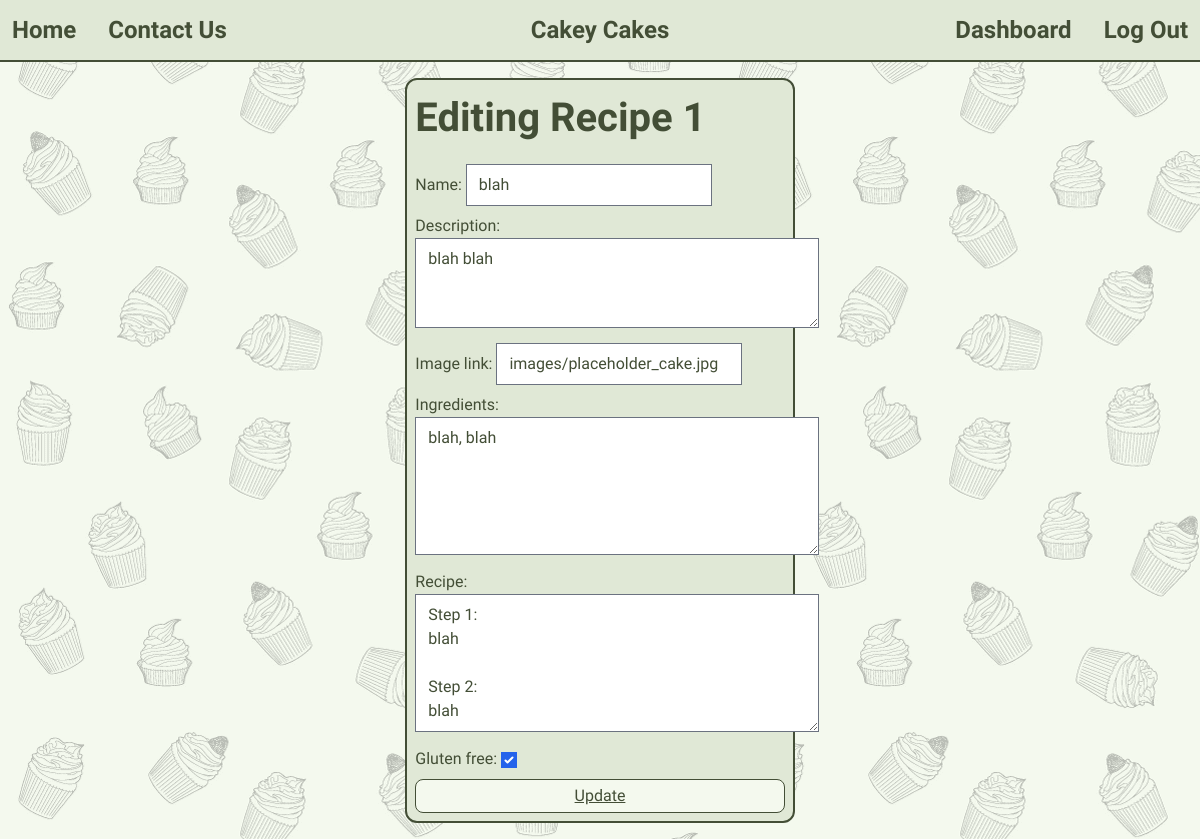
Page /editModel/Recipe/1 (signed in) on the committed database.
### mainapp/models.py (models this page shows, shortened)
class Recipe(models.Model):
    name = models.CharField(max_length=225)
    description = models.TextField()
    ingredients = models.TextField()
    recipe = models.TextField()
    gluten_free = models.BooleanField()
    image_link = models.CharField(max_length=225, default='images/placeholder_cake.jpg')

### mainapp/views.py (the view)
# urls.py: path('editModel/<parent_model>/<model_id>', views.editModel, name='edit-model'),
def editModel(request, parent_model, model_id):
    p_model = apps.get_model('mainapp', parent_model)
    model = p_model.objects.get(pk=model_id)
    if request.method == "POST":
        if parent_model == "User":
            form = CustomUserChangeForm(request.POST, instance=model)
        elif parent_model == "Recipe":
            form = RecipeForm(request.POST, instance=model)
        elif parent_model == "Cake":
            form = CakeForm(request.POST, instance=model)
        else:
            messages.error(request, 'There was an error!')
            return redirect("dashboard")
        if form.is_valid():
            form.save()
            return redirect('dashboard')
    else:
        if parent_model == "User":
            form = CustomUserChangeForm(instance=model)
        elif parent_model == "Recipe":
            form = RecipeForm(instance=model)
        elif parent_model == "Cake":
            form = CakeForm(instance=model)
        else:
            messages.error(request, 'An error has occurred!')
            return redirect('dashboard')
    context = {
        'parent_model': parent_model,
        'model_id': model_id,
        'form': form,
    }
    return render(request, 'edit_model.html', context)

### mainapp/forms.py
class RecipeForm(forms.ModelForm):
    class Meta:
        model = Recipe
        fields = ('name', 'description', 'image_link', 'ingredients', 'recipe', 'gluten_free')
        field_order = ('name', 'description', 'image_link', 'ingredients', 'recipe', 'gluten_free')
    description = forms.CharField(
        widget=forms.Textarea(
            attrs={
                'class': 'form_control',
                'rows': 3,
                'placeholder': 'Enter the Recipe description',
            }
        )
    )
    ingredients = forms.CharField(
        widget=forms.Textarea(
            attrs={
                'class': 'form_control',
                'rows': 5,
                'placeholder': 'Enter the Recipe ingredients, comma separated',
            }
        )
    )
    recipe = forms.CharField(
        widget=forms.Textarea(
            attrs={
                'class': 'form_control',
                'rows': 5,
                'placeholder': 'Enter the actual Recipe',
            }
        )
    )

### mainapp/templates/edit_model.html (shortened to what this page needs)
{% extends 'base.html' %}
{% load static %}
{% load tailwind_filters %}
{% block content %}
<main class="relative flex flex-col md:left-0 w-full items-center justify-center p-4">
    <div class="flex flex-col w-11/12 md:w-1/2 lg:w-1/3 bg-background border-2 border-foreground p-2 text-foreground rounded-xl space-y-2">
        <h1>Editing {{ parent_model }} {{ model_id }}</h1>
        <form class="space-y-2" method="post">
            {{ form|crispy }}
            <button class="w-full hover:text-hover text-center p-1 underline bg-imagebg rounded-lg border-[1px] border-foreground" type="submit">Update</button>
        </form>
    </div>
</main>
{% endblock %}

### linux_theme/static/css/styles.css (style rules this page uses)
h1 { font-size: 250%; font-weight: 700; }

### rows in the picture
Recipe: name "blah", description "blah blah", image_link "images/placeholder_cake.jpg", ingredients "blah, blah", recipe "Step 1: blah Step 2: blah", gluten_free "☑"

### other values in the picture
{{ parent_model }} "Recipe"
{{ model_id }} "1"
